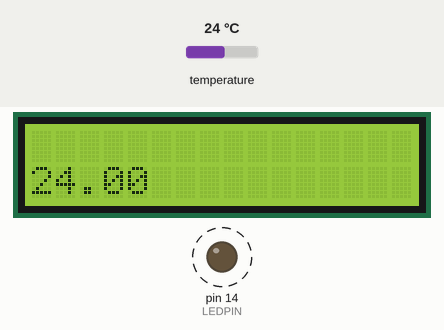
This sketch was run on a simulated Arduino Uno, built with avr-gcc and run on an emulated ATmega328P. Shown: 16×2 character LCD, output pins drawn as LEDs (lit = HIGH). Wiring (inferred from the names in the program): TMP102 temperature sensor at I2C address 0x48. Dashed ring = blinking. The inputs (shaded band) are chosen by the test bench; at power-on: temperature 24 °C. What the sketch prints to the serial monitor is not drawn.

Above: at 4.6 s.
4.7 s: temperature set to 12 °C
At 6.21 s:
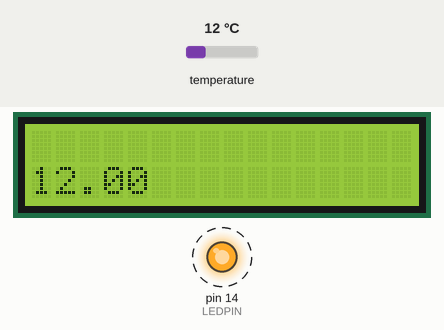
11.2 s: temperature set to 19 °C
At 13.6 s:
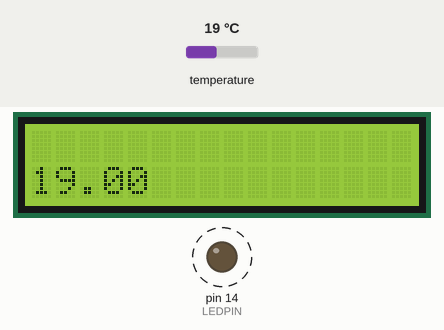
14.3 s: temperature set to 28 °C
At 15.3 s:
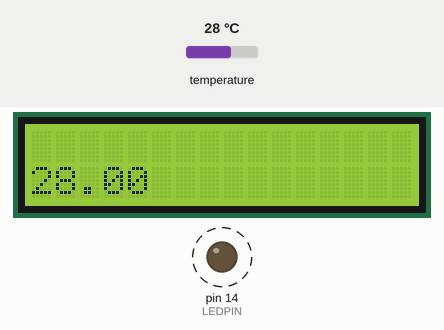
Timing chart, 0 to 23.4 s (numbered marks = the images above; inputs shaded):
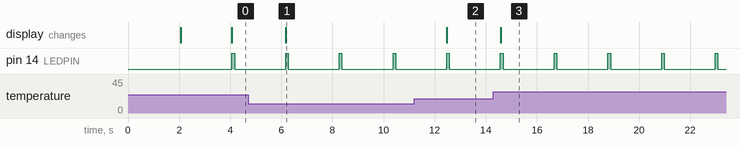

Measured:
- after the input at 4.7 s, the display: changes after 1.5 s (image 1)
- after the input at 11.2 s, the display: changes after 1.3 s (image 2)
- after the input at 14.3 s, the display: changes after 0.28 s (image 3)
- by itself, pin 14 (LEDPIN): alternates HIGH for 0.10 s and LOW for 2.0 s

The sketch:

TMP102.ino
```cpp
//Arduino 1.0+ Only
//Arduino 1.0+ Only

//////////////////////////////////////////////////////////////////
//©2011 bildr
//Released under the MIT License - Please reuse change and share
//Simple code for the TMP102, simply prints temperature via serial
//////////////////////////////////////////////////////////////////

#include <Arduino.h>
#include <LiquidCrystal.h>
#include <Wire.h>

#define LEDPIN 14     		// what pin we're connected to

//TMP102 address
#define TMP102_I2CADDR 0x48

// initialize the library with the numbers of the interface pins
LiquidCrystal lcd(2, 3, 4, 5, 6, 7);


void setup(){
  Serial.begin(9600);
  Wire.begin();

  //led
  pinMode(LEDPIN, OUTPUT);  // Set digital pin 2 -> output

  //init  LCD: set up  number of columns and rows:
  lcd.begin(16, 2);
  lcd.print("Starting");
  delay(2000);
  lcd.clear();
}


void loop(){
  digitalWrite(LEDPIN, LOW);      // Pin 12 = 5 V, LED emits light
  delay(2000);
  digitalWrite(LEDPIN, HIGH);      // Pin 12 = 5 V, LED emits light
  runTMP102();
  delay(100);
}


void runTMP102(){
	float temp = getTMP102Temperature();
	Serial.print("Celsius: ");
	Serial.println(temp);
	lcd.setCursor(0, 1);
	lcd.print(temp);
}


float getTMP102Temperature(){
  Wire.requestFrom(TMP102_I2CADDR,2);

  byte MSB = Wire.read();
  byte LSB = Wire.read();

  //it's a 12bit int, using two's compliment for negative
  int TemperatureSum = ((MSB << 8) | LSB) >> 4;

  float celsius = TemperatureSum*0.0625;
  return celsius;
}
```

.ino.cpp
```cpp
#ifdef __IN_ECLIPSE__
//This is a automatic generated file
//Please do not modify this file
//If you touch this file your change will be overwritten during the next build
//This file has been generated on 2017-07-27 16:20:39

#include "Arduino.h"
#include <Arduino.h>
#include <LiquidCrystal.h>
#include <Wire.h>
void setup();
void loop();
void runTMP102();
float getTMP102Temperature();


#include "TMP102.ino"

#endif
```
